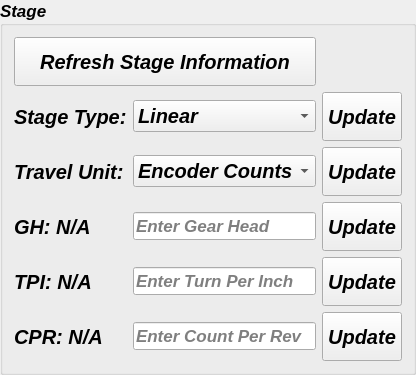
         <widget class="QGroupBox" name="groupBox_11">
          <property name="sizePolicy">
           <sizepolicy hsizetype="Minimum" vsizetype="Preferred">
            <horstretch>0</horstretch>
            <verstretch>0</verstretch>
           </sizepolicy>
          </property>
          <property name="minimumSize">
           <size>
            <width>0</width>
            <height>375</height>
           </size>
          </property>
          <property name="font">
           <font>
            <pointsize>13</pointsize>
            <italic>true</italic>
            <bold>true</bold>
           </font>
          </property>
          <property name="title">
           <string>Stage</string>
          </property>
          <layout class="QGridLayout" name="gridLayout_2">
           <item row="3" column="3">
            <widget class="QPushButton" name="update_gh_btn">
             <property name="sizePolicy">
              <sizepolicy hsizetype="Preferred" vsizetype="Expanding">
               <horstretch>0</horstretch>
               <verstretch>0</verstretch>
              </sizepolicy>
             </property>
             <property name="font">
              <font>
               <pointsize>15</pointsize>
               <italic>true</italic>
               <bold>true</bold>
              </font>
             </property>
             <property name="text">
              <string>Update</string>
             </property>
            </widget>
           </item>
           <item row="4" column="2">
            <widget class="QLineEdit" name="TPI_input">
             <property name="sizePolicy">
              <sizepolicy hsizetype="Preferred" vsizetype="Fixed">
               <horstretch>0</horstretch>
               <verstretch>0</verstretch>
              </sizepolicy>
             </property>
             <property name="minimumSize">
              <size>
               <width>0</width>
               <height>0</height>
              </size>
             </property>
             <property name="font">
              <font>
               <pointsize>13</pointsize>
               <italic>true</italic>
               <bold>true</bold>
              </font>
             </property>
             <property name="placeholderText">
              <string>Enter Turn Per Inch</string>
             </property>
            </widget>
           </item>
           <item row="3" column="2">
            <widget class="QLineEdit" name="GH_input">
             <property name="sizePolicy">
              <sizepolicy hsizetype="Preferred" vsizetype="Fixed">
               <horstretch>0</horstretch>
               <verstretch>0</verstretch>
              </sizepolicy>
             </property>
             <property name="minimumSize">
              <size>
               <width>0</width>
               <height>0</height>
              </size>
             </property>
             <property name="font">
              <font>
               <pointsize>13</pointsize>
               <italic>true</italic>
               <bold>true</bold>
              </font>
             </property>
             <property name="placeholderText">
              <string>Enter Gear Head </string>
             </property>
            </widget>
           </item>
           <item row="5" column="2">
            <widget class="QLineEdit" name="CPR_input">
             <property name="sizePolicy">
              <sizepolicy hsizetype="Preferred" vsizetype="Fixed">
               <horstretch>0</horstretch>
               <verstretch>0</verstretch>
              </sizepolicy>
             </property>
             <property name="minimumSize">
              <size>
               <width>0</width>
               <height>0</height>
              </size>
             </property>
             <property name="font">
              <font>
               <pointsize>13</pointsize>
               <italic>true</italic>
               <bold>true</bold>
              </font>
             </property>
             <property name="placeholderText">
              <string>Enter Count Per Rev</string>
             </property>
            </widget>
           </item>
           <item row="5" column="3">
            <widget class="QPushButton" name="update_cpr_btn">
             <property name="sizePolicy">
              <sizepolicy hsizetype="Preferred" vsizetype="Expanding">
               <horstretch>0</horstretch>
               <verstretch>0</verstretch>
              </sizepolicy>
             </property>
             <property name="font">
              <font>
               <pointsize>15</pointsize>
               <italic>true</italic>
               <bold>true</bold>
              </font>
             </property>
             <property name="text">
              <string>Update</string>
             </property>
            </widget>
           </item>
           <item row="4" column="3">
            <widget class="QPushButton" name="update_tpi_btn">
             <property name="sizePolicy">
              <sizepolicy hsizetype="Preferred" vsizetype="Expanding">
               <horstretch>0</horstretch>
               <verstretch>0</verstretch>
              </sizepolicy>
             </property>
             <property name="font">
              <font>
               <pointsize>15</pointsize>
               <italic>true</italic>
               <bold>true</bold>
              </font>
             </property>
             <property name="text">
              <string>Update</string>
             </property>
            </widget>
           </item>
           <item row="1" column="2">
            <widget class="QComboBox" name="stage_type_combo">
             <property name="font">
              <font>
               <pointsize>15</pointsize>
               <italic>true</italic>
               <bold>true</bold>
              </font>
             </property>
             <item>
              <property name="text">
               <string>Linear</string>
              </property>
             </item>
             <item>
              <property name="text">
               <string>Rotory</string>
              </property>
             </item>
             <item>
              <property name="text">
               <string>Goniometer</string>
              </property>
             </item>
            </widget>
           </item>
           <item row="2" column="2">
            <widget class="QComboBox" name="travel_unit_combo">
             <property name="font">
              <font>
               <pointsize>15</pointsize>
               <italic>true</italic>
               <bold>true</bold>
              </font>
             </property>
             <item>
              <property name="text">
               <string>Encoder Counts</string>
              </property>
             </item>
             <item>
              <property name="text">
               <string>Millimeters</string>
              </property>
             </item>
             <item>
              <property name="text">
               <string>Inches</string>
              </property>
             </item>
            </widget>
           </item>
           <item row="1" column="3">
            <widget class="QPushButton" name="update_stage_btn">
             <property name="sizePolicy">
              <sizepolicy hsizetype="Preferred" vsizetype="Expanding">
               <horstretch>0</horstretch>
               <verstretch>0</verstretch>
              </sizepolicy>
             </property>
             <property name="font">
              <font>
               <pointsize>15</pointsize>
               <italic>true</italic>
               <bold>true</bold>
              </font>
             </property>
             <property name="text">
              <string>Update</string>
             </property>
            </widget>
           </item>
           <item row="2" column="3">
            <widget class="QPushButton" name="update_unit_btn">
             <property name="sizePolicy">
              <sizepolicy hsizetype="Preferred" vsizetype="Expanding">
               <horstretch>0</horstretch>
               <verstretch>0</verstretch>
              </sizepolicy>
             </property>
             <property name="font">
              <font>
               <pointsize>15</pointsize>
               <italic>true</italic>
               <bold>true</bold>
              </font>
             </property>
             <property name="text">
              <string>Update</string>
             </property>
            </widget>
           </item>
           <item row="1" column="1">
            <widget class="QLabel" name="label_2">
             <property name="sizePolicy">
              <sizepolicy hsizetype="Fixed" vsizetype="Preferred">
               <horstretch>0</horstretch>
               <verstretch>0</verstretch>
              </sizepolicy>
             </property>
             <property name="minimumSize">
              <size>
               <width>0</width>
               <height>30</height>
              </size>
             </property>
             <property name="font">
              <font>
               <pointsize>15</pointsize>
               <italic>true</italic>
               <bold>true</bold>
              </font>
             </property>
             <property name="text">
              <string>Stage Type:</string>
             </property>
             <property name="alignment">
              <set>Qt::AlignmentFlag::AlignLeading|Qt::AlignmentFlag::AlignLeft|Qt::AlignmentFlag::AlignVCenter</set>
             </property>
            </widget>
           </item>
           <item row="2" column="1">
            <widget class="QLabel" name="label">
             <property name="sizePolicy">
              <sizepolicy hsizetype="Fixed" vsizetype="Preferred">
               <horstretch>0</horstretch>
               <verstretch>0</verstretch>
              </sizepolicy>
             </property>
             <property name="minimumSize">
              <size>
               <width>0</width>
               <height>30</height>
              </size>
             </property>
             <property name="font">
              <font>
               <pointsize>15</pointsize>
               <italic>true</italic>
               <bold>true</bold>
              </font>
             </property>
             <property name="text">
              <string>Travel Unit:</string>
             </property>
             <property name="alignment">
              <set>Qt::AlignmentFlag::AlignLeading|Qt::AlignmentFlag::AlignLeft|Qt::AlignmentFlag::AlignVCenter</set>
             </property>
            </widget>
           </item>
           <item row="3" column="1">
            <widget class="QLabel" name="gh_value_label">
             <property name="sizePolicy">
              <sizepolicy hsizetype="Fixed" vsizetype="Preferred">
               <horstretch>0</horstretch>
               <verstretch>0</verstretch>
              </sizepolicy>
             </property>
             <property name="font">
              <font>
               <pointsize>15</pointsize>
               <italic>true</italic>
               <bold>true</bold>
              </font>
             </property>
             <property name="text">
              <string>GH: N/A</string>
             </property>
            </widget>
           </item>
           <item row="4" column="1">
            <widget class="QLabel" name="tpi_value_label">
             <property name="sizePolicy">
              <sizepolicy hsizetype="Fixed" vsizetype="Preferred">
               <horstretch>0</horstretch>
               <verstretch>0</verstretch>
              </sizepolicy>
             </property>
             <property name="font">
              <font>
               <pointsize>15</pointsize>
               <italic>true</italic>
               <bold>true</bold>
              </font>
             </property>
             <property name="text">
              <string>TPI: N/A</string>
             </property>
            </widget>
           </item>
           <item row="5" column="1">
            <widget class="QLabel" name="cpr_value_label">
             <property name="sizePolicy">
              <sizepolicy hsizetype="Fixed" vsizetype="Preferred">
               <horstretch>0</horstretch>
               <verstretch>0</verstretch>
              </sizepolicy>
             </property>
             <property name="font">
              <font>
               <pointsize>15</pointsize>
               <italic>true</italic>
               <bold>true</bold>
              </font>
             </property>
             <property name="text">
              <string>CPR: N/A</string>
             </property>
            </widget>
           </item>
           <item row="0" column="1" colspan="2">
            <widget class="QPushButton" name="refresh_stage_btn">
             <property name="sizePolicy">
              <sizepolicy hsizetype="Preferred" vsizetype="Expanding">
               <horstretch>0</horstretch>
               <verstretch>0</verstretch>
              </sizepolicy>
             </property>
             <property name="font">
              <font>
               <pointsize>15</pointsize>
               <italic>true</italic>
               <bold>true</bold>
              </font>
             </property>
             <property name="text">
              <string>Refresh Stage Information</string>
             </property>
            </widget>
           </item>
          </layout>
         </widget>
